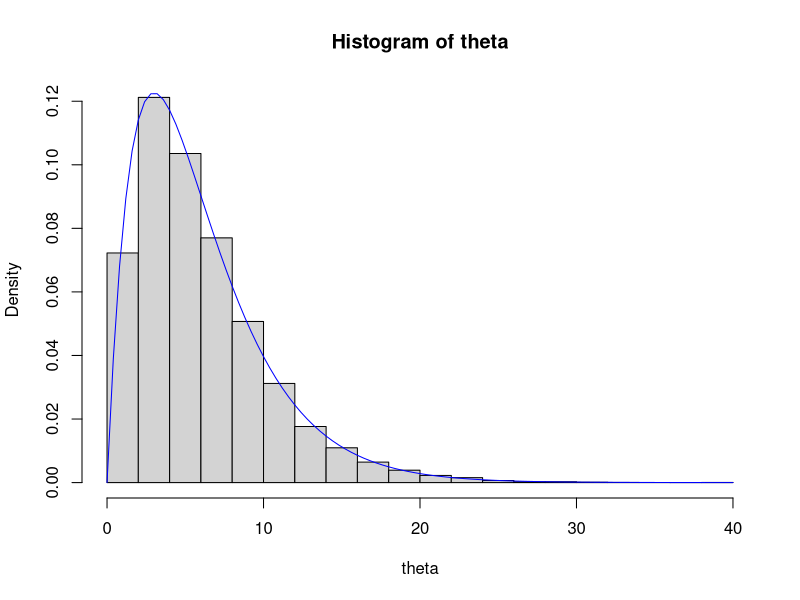
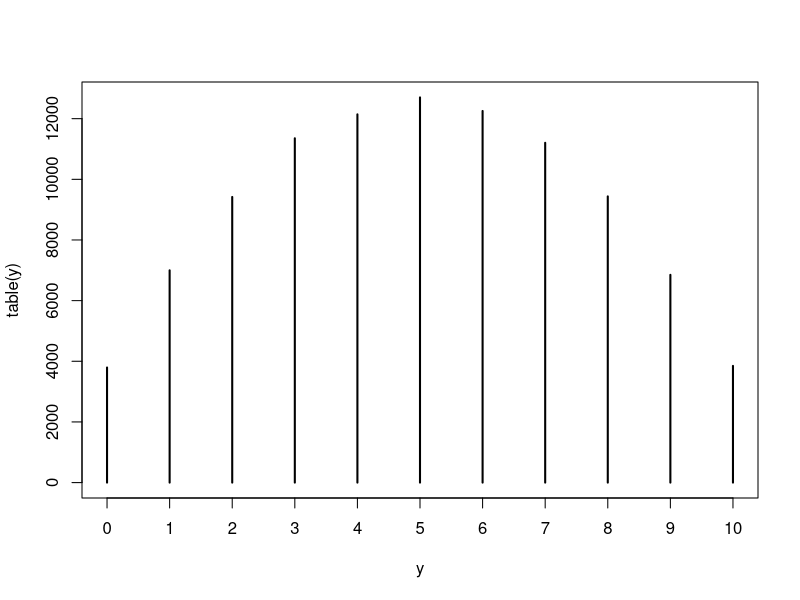

Here is the R script that generated these plots, in order:
## ---- chunk 1
knitr::opts_chunk$set(echo = TRUE)
## ---- chunk 2
set.seed(2367)
m = 10000
a = 2
b = 1/3

theta = rgamma(n = m, shape = a, rate = b) #creats random generates function of gamma. 100 draws

hist(theta, freq = FALSE) #equal false so it will give us prob density rather than counts

#compare to theoratical pdf gamma by:
curve(dgamma(x, shape = a, rate = b), col = "blue", add = TRUE)

# from the graph below, it is pretty good that the simulate data is good approximating the gamma distri.


## ---- chunk 3
# we can now use our simulated value to find monte carlo approximation to the expected value of theta
# to do this needs avg value of simulated value.

#first way to find monte carlo approximation to the mean of theta
sum(theta) / m
#Second way
mean(theta)

# ture theta (gamma) mean
a / b

# Sample variance
var(theta)

#Ture variance
a / b^2
## ---- chunk 4
#approximate theta < 5

#creat indicator variable
ind = theta < 5

head(ind)

#if we wanna get mean of this indicator, r will convert the ture false value in 1 or 0, and take mean of it
mean(ind) # this creats a approximation of prob that theta < 5

# compare to true gamma value
pgamma(q = 5, shape = a, rate = b)



# 0.9 quantile or 90% distribution of gamma is 
quantile(theta, probs = 0.9)
# true 90% quantile
qgamma(p = 0.9, shape = a, rate = b ) #less then 0.9

## ---- chunk 5
set.seed(2367)
m = 10000
a = 2
b = 1/3

theta = rgamma(n = m, shape = a, rate = b) #creats random generates function of gamma. 100 draws

# creat a standar error
se = sd(theta) / sqrt(m)
se

#creat CI for monte carlo approximation
2 * se
#se CI = (0.04, 0.08), 95% confident the monte carlo estimate of expected value is no more than 0.08 to the true expected value (相差值)

# CI of mean value
mean(theta) - 2 * se
mean(theta) + 2 * se

## ---- chunk 6
#approximate theta < 5

#creat indicator variable
ind = theta < 5
mean(ind)

# true value
pgamma(5, shape = a, rate = b)

# calculate error for monte carlo estimate

se = sd(ind) / sqrt(m)

#creat CI for monte carlo approximation
2 * se
#se CI = (0.01, 0.49), 95% confident the monte carlo estimate of value is no more than 0.08 to the true expected value (相差值)


## ---- chunk 7
# simulate from hierarchical model
# simulate phi_i ~ beta(2, 2)
# simulate y_i ~ bin(10, phi_i)
# repeat above two steps several times from joint distri of (y, phi)

m = 1e5

y = numeric(m) #numerical vector of m entri
phi = numeric(m) #同上

for (i in 1:m) {
  phi[i] = rbeta(1, shape1 = 2, shape2 = 2 ) #here means for the ith value of phi will draw from beta distri.
  y[i] = rbinom(1, size = 10, prob = phi)
  }

# to speed up the loop, we can write vectorized code

phi = rbeta(m, shape1 = 2, shape2 = 2) #we first draw all the phi variables at once
y = rbinom(m, size = 10, prob = phi)
## ---- chunk 8
## Marginal of Y only

# if we only interest in marginal distri of y, we could just ignore the draw of phi, and
# treat the draws of y as sample of its marginal distribution.
# And that distibution will not be a binomial distri. it will be beta binomial distri.

table(y) # This will tell us how often each of the different values of y were drawn in our simulation
# from the table here because we got size = 10, so ten success, for each success we can tell how many simulation were drawed for diff times of success.


# approximation of probabilities that under marginal distri of y
table(y) / m
# for example, under the marginal distribution of y, there is approximately 11% chance of three successes


plot(table(y))
# Monte Carlo approximation of the marginal distribution of y ~ betabinomial distri.



